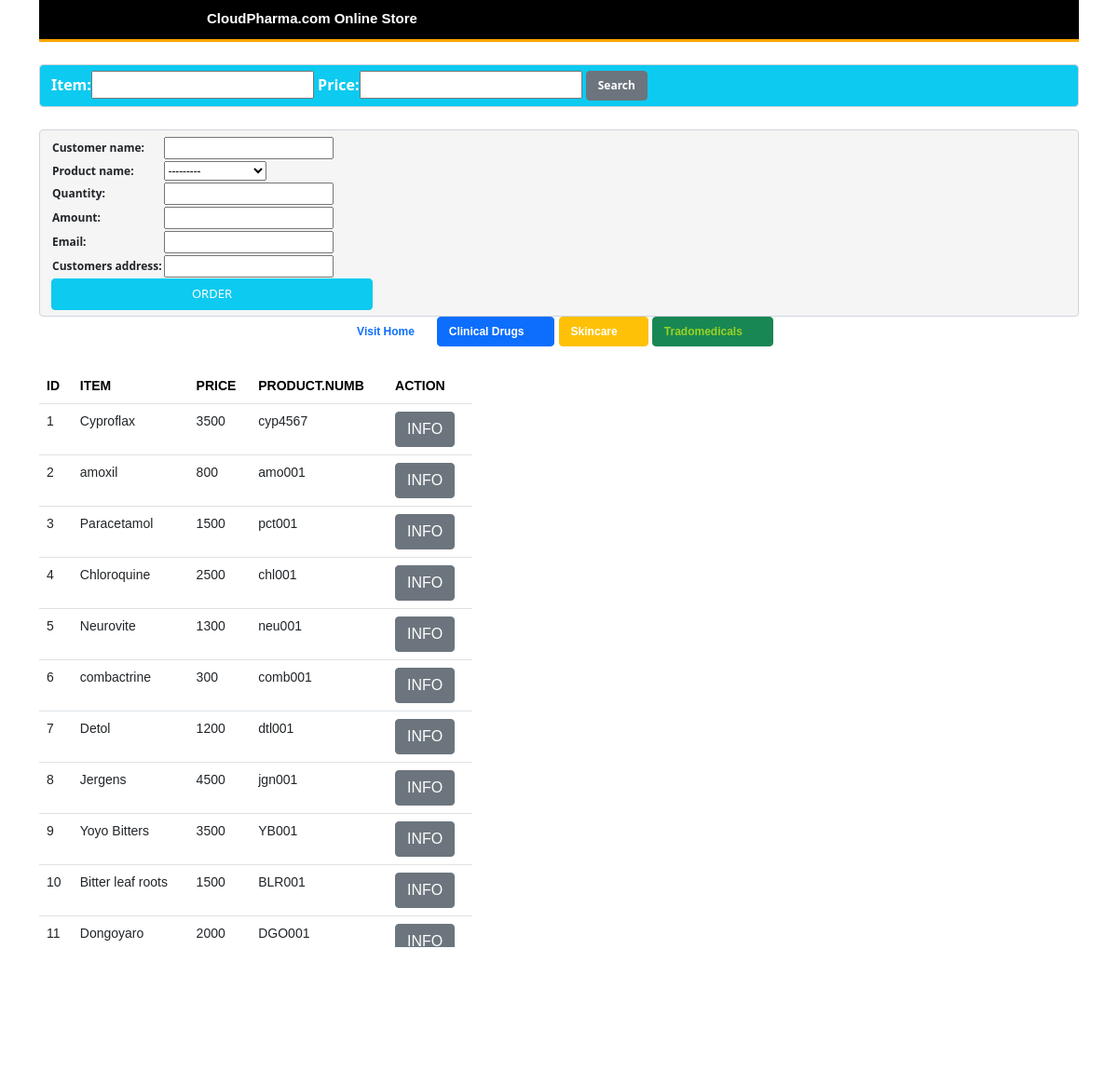
The page /pharma_app/itm/ (signed in) on the database its author committed.
### pharma_app/models.py (models this page shows)
class products(models.Model):
    STATUS = (
              ('PharmaceuticalDrugs', 'PharmaceuticalDrugs'),
              ('Tradomedicals', 'Tradomedicals'),
              ('skincare', 'skincare'),
    )
    item = models.CharField(max_length=200)
    price = models.IntegerField()
    product_no = models.CharField(max_length=200)
    status = models.CharField(max_length=300, choices=STATUS, null=True)
    def __str__(self):
        return self.item

### pharma_app/views.py (the view)
# urls.py: path('itm/', views.itempage, name='itmp'),
@login_required(login_url='loginp')
def itempage(request):
    frm = CustorderForm()
    if request.method == 'POST':
        frm = CustorderForm(request.POST)
        if frm.is_valid():
            frm.save()
            templates = loader.get_template('pharma_app/Home.html')
            return HttpResponse(templates.render({}, request))
    else:
            data = products.objects.all()
            myFilters = itmFilters(request.GET, queryset=data)
            data = myFilters.qs
            dict = {'obj1': data, 'obj6':frm, 'myFilters': myFilters}
            templates = loader.get_template('pharma_app/sub_pro1.html')
            return HttpResponse(templates.render(dict, request))

### pharma_app/forms.py
class CustorderForm(ModelForm):
    class Meta:
        model = customer_orders
        fields = '__all__'

### pharma_app/templates/pharma_app/sub_pro1.html (shortened to what this page needs)
<!DOCTYPE html>
<html lang="en">
<head>
</head>
<body>
    {% extends "pharma_app/product.html" %}
    {% block content1 %}
    <div class="row">
        <div class="col-12" >
           <form method="get" class="form form-control bg-info">
               <span style="font-weight:bold; color:white;">
                  {{myFilters.form}}
               </span>
               <input class="btn btn-secondary" style="color:white; font-size:12px; font-weight:bolder;" type="submit" name="btn" value="Search">
           </form>
       </div>
    </div><br>
    {% endblock %}
        {% block content %}
        <div class="col-5">
            <table class="table table-condensed" style="font-family:Arial; font-weight:bold; font-size:14px;">
                    <tr style="color:Black">
                        <th>ID</th>
                        <th>ITEM</th>
                        <th>PRICE</th>
                        <th>PRODUCT.NUMB</th>
                        <th>ACTION</th>
                    </tr>
                    {% for o in obj1%}
                    <tr style="color:dark-grey;font-weight:lighter;">
                        <td>{{o.id}}</td>
                        <td>{{o.item}}</td>
                        <td>{{o.price}}</td>
                        <td>{{o.product_no}}</td>
                        <td><a class='btn btn-secondary' href="/pharma_app/View/{{o.id}}">INFO</a></td>
                    </tr>
                    {% endfor %}
            </table>
        </div>
        {% endblock %}

### pharma_app/templates/pharma_app/product.html (shortened to what this page needs)
{% load static %}
<link type="text/css" rel="stylesheet" href="{% static 'css/bootstrap-5.0.2-dist/css/bootstrap.min.css' %}"/>
<html lang="en">
<head>
</head>
<body>
    <div class="container">
        <div class="header">
            <div>CloudPharma.com Online Store</div>
        </div><br>
        {% block content1 %}{% endblock %}
         <div>
            <form style="background-color:whitesmoke;" class="form form-control" action="" method="post">
                <table style="font-size:12px; ">
                    {{obj6.as_table}}
                </table>
                <div>
                    <input class="btn btn-info" style="width:345px; color:white; font-size:13px;" type="submit" value="ORDER" name="snd">
                </div>
            </form>
        </div>
        <div class="lnk" align="center">
            <span><a href="/pharma_app" id="lnk2" class="btn btn-link">Visit Home&nbsp;&nbsp;</a></span>
            <span><a href="/pharma_app/itm2" id="lnk2" class="btn btn-primary">Clinical Drugs&nbsp;&nbsp;&nbsp;&nbsp;&nbsp;&nbsp;</a></span>
            <span><a href="/pharma_app/itm4" id="lnk2" class="btn btn-warning" style="color:white"> Skincare&nbsp;&nbsp;&nbsp;&nbsp;&nbsp;&nbsp;</a></span>
            <span><a href="/pharma_app/itm3" id="lnk2"  class="btn btn-success" style="color: rgb(152, 211, 34);">Tradomedicals&nbsp;&nbsp;&nbsp;&nbsp;&nbsp;&nbsp;</a></span>
        </div><br>
        {% block content %}{% endblock %}
    </div>
</body>
</html>

### pharma_app/templates/pharma_app/product.html (style rules this page uses)
body { margin: -1px; }
.header { background-color: black; color: white; font-family: Arial; font-weight: bold; font-size: 15px; padding-left:180px; padding-top: 10px; padding-bottom: 10px; border-style: solid; border-left: transparent; border-right: transparent; border-top: transparent; border-bottom-color: orange; }
#lnk2 { text-decoration: none; font-weight: bolder; font-family: Arial; font-size:12px; }

### rows shown on the page
products: id "1", item "Cyproflax", price "3500", product_no "cyp4567"
products: id "2", item "amoxil", price "800", product_no "amo001"
products: id "3", item "Paracetamol", price "1500", product_no "pct001"
products: id "4", item "Chloroquine", price "2500", product_no "chl001"
products: id "5", item "Neurovite", price "1300", product_no "neu001"
products: id "6", item "combactrine", price "300", product_no "comb001"
products: id "7", item "Detol", price "1200", product_no "dtl001"
products: id "8", item "Jergens", price "4500", product_no "jgn001"
products: id "9", item "Yoyo Bitters", price "3500", product_no "YB001"
products: id "10", item "Bitter leaf roots", price "1500", product_no "BLR001"
products: id "11", item "Dongoyaro", price "2000", product_no "DGO001"
